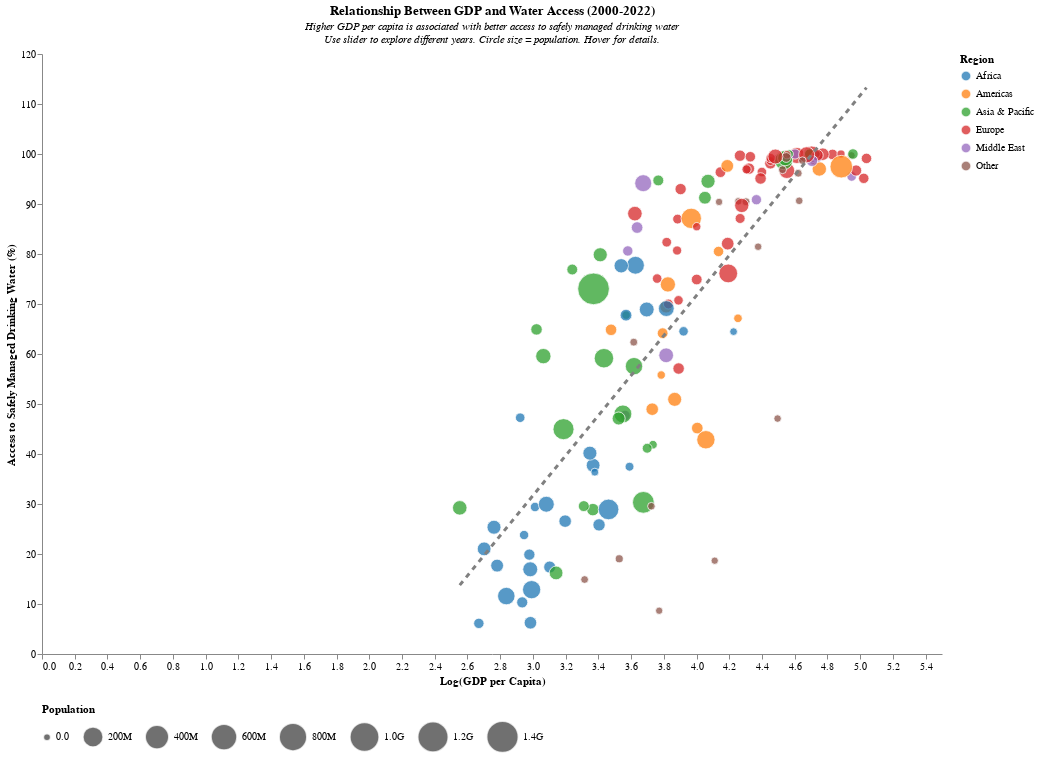

Here is the Vega-Lite specification saved for this chart:
### Vega-Lite specification from a JSON file in a GitHub repository (floating-point values rounded to 4 significant figures; data arrays with more than 128 entries replaced by an {"elided": "..."} marker saying what was removed)
{"config": {"view": {"continuousWidth": 300, "continuousHeight": 300, "strokeWidth": 0}, "axis": {"grid": false, "gridOpacity": 0.3}}, "layer": [{"mark": {"type": "circle", "stroke": "white", "strokeWidth": 1}, "encoding": {"color": {"field": "region", "legend": {"orient": "right", "title": "Region"}, "scale": {"scheme": "category10"}, "type": "nominal"}, "opacity": {"value": 0.75}, "size": {"condition": {"param": "param_18", "empty": false, "value": 800}, "field": "population", "legend": {"format": ".2s", "orient": "bottom", "title": "Population"}, "scale": {"range": [50, 1000], "type": "sqrt"}, "type": "quantitative"}, "tooltip": [{"field": "country", "title": "Country", "type": "nominal"}, {"field": "year", "title": "Year", "type": "quantitative"}, {"field": "region", "title": "Region", "type": "nominal"}, {"field": "gdp_per_capita", "format": "$,.0f", "title": "GDP per Capita", "type": "quantitative"}, {"field": "water_access", "format": ".1f", "title": "Water Access", "type": "quantitative"}, {"field": "population", "format": ",", "title": "Population", "type": "quantitative"}], "x": {"field": "log_gdp", "scale": {"nice": true}, "title": "Log(GDP per Capita)", "type": "quantitative"}, "y": {"field": "water_access", "scale": {"nice": true, "zero": false}, "title": "Access to Safely Managed Drinking Water (%)", "type": "quantitative"}}, "name": "view_23", "transform": [{"filter": "(datum.year === year_selection)"}]}, {"mark": {"type": "line", "color": "gray", "size": 3, "strokeDash": [5, 5]}, "encoding": {"x": {"field": "log_gdp", "type": "quantitative"}, "y": {"field": "water_access", "type": "quantitative"}}, "transform": [{"filter": "(datum.year === year_selection)"}, {"on": "log_gdp", "regression": "water_access", "method": "linear"}]}], "data": {"name": "data-6222676587c585da06c259b3bb954ab6"}, "height": 600, "params": [{"name": "param_18", "select": {"type": "point", "fields": ["country_code"], "on": "mouseover"}, "views": ["view_23"]}, {"name": "year_selection", "bind": {"input": "range", "max": 2022, "min": 2000, "name": "Year: ", "step": 1}, "value": 2022}], "title": {"text": "Relationship Between GDP and Water Access (2000-2022)", "subtitle": ["Higher GDP per capita is associated with better access to safely managed drinking water", "Use slider to explore different years. Circle size = population. Hover for details."], "subtitleFontStyle": "italic", "subtitleFontSize": 11}, "width": 900, "$schema": "https://vega.github.io/schema/vega-lite/v5.20.1.json", "datasets": {"data-6222676587c585da06c259b3bb954ab6": {"elided": "3288 records"}}}
